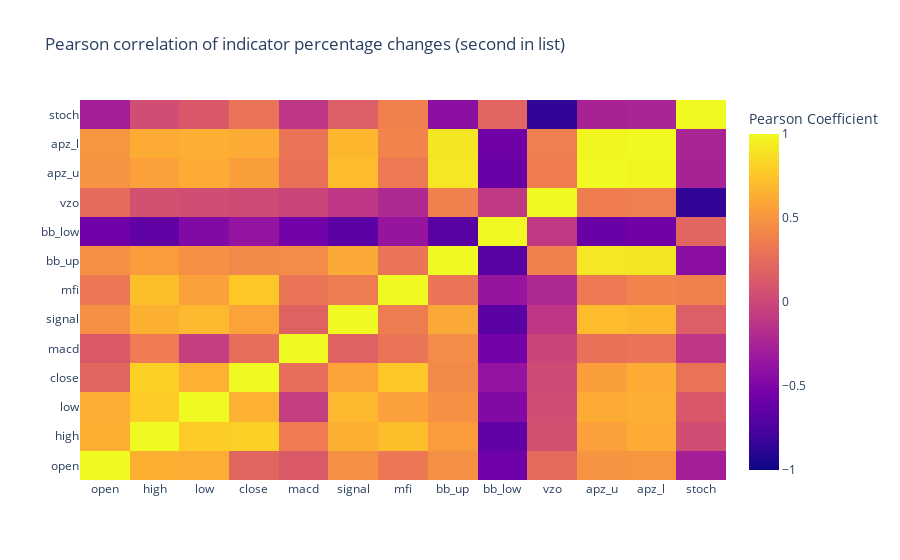

The notebook cell this image was saved under:
### Code cell
heatmap = go.Heatmap(
    z=n1_indicators.iloc[-20:].pct_change().corr(method='pearson').values,
    x=n1_indicators.columns,
    y=n1_indicators.columns,
    colorbar=dict(title='Pearson Coefficient'),
)

layout = go.Layout(title="Pearson correlation of indicator percentage changes (second in list)")

heatmap['zmax'] = 1.0
heatmap['zmin'] = -1.0

fig = go.Figure(data=[heatmap], layout=layout)
py.iplot(fig)

### Figure 1 — Plotly figure (JSON) as saved in the notebook; plotly's stock layout.template omitted (floating-point values rounded to 4 significant figures; data arrays with more than 128 entries replaced by an {"elided": "..."} marker saying what was removed)
{"data": [{"colorbar": {"title": {"text": "Pearson Coefficient"}}, "type": "heatmap", "x": ["open", "high", "low", "close", "macd", "signal", "mfi", "bb_up", "bb_low", "vzo", "apz_u", "apz_l", "stoch"], "y": ["open", "high", "low", "close", "macd", "signal", "mfi", "bb_up", "bb_low", "vzo", "apz_u", "apz_l", "stoch"], "z": {"elided": "13x13 float values"}, "zmax": 1, "zmin": -1}], "layout": {"title": {"text": "Pearson correlation of indicator percentage changes (second in list)"}}}
